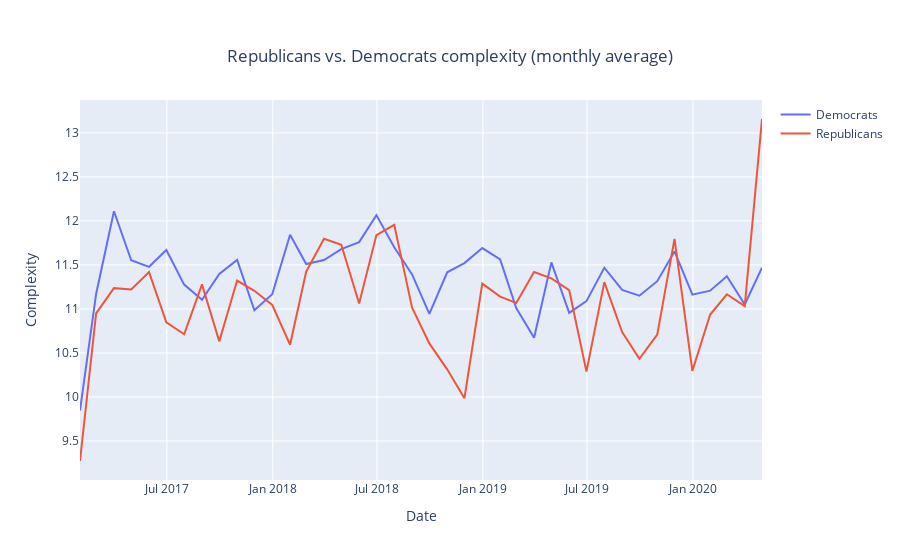

The cell this chart's notebook holds for it:
### Code cell
# plot complexity
plot_republicans_democrats_complexity(parties_mean)
